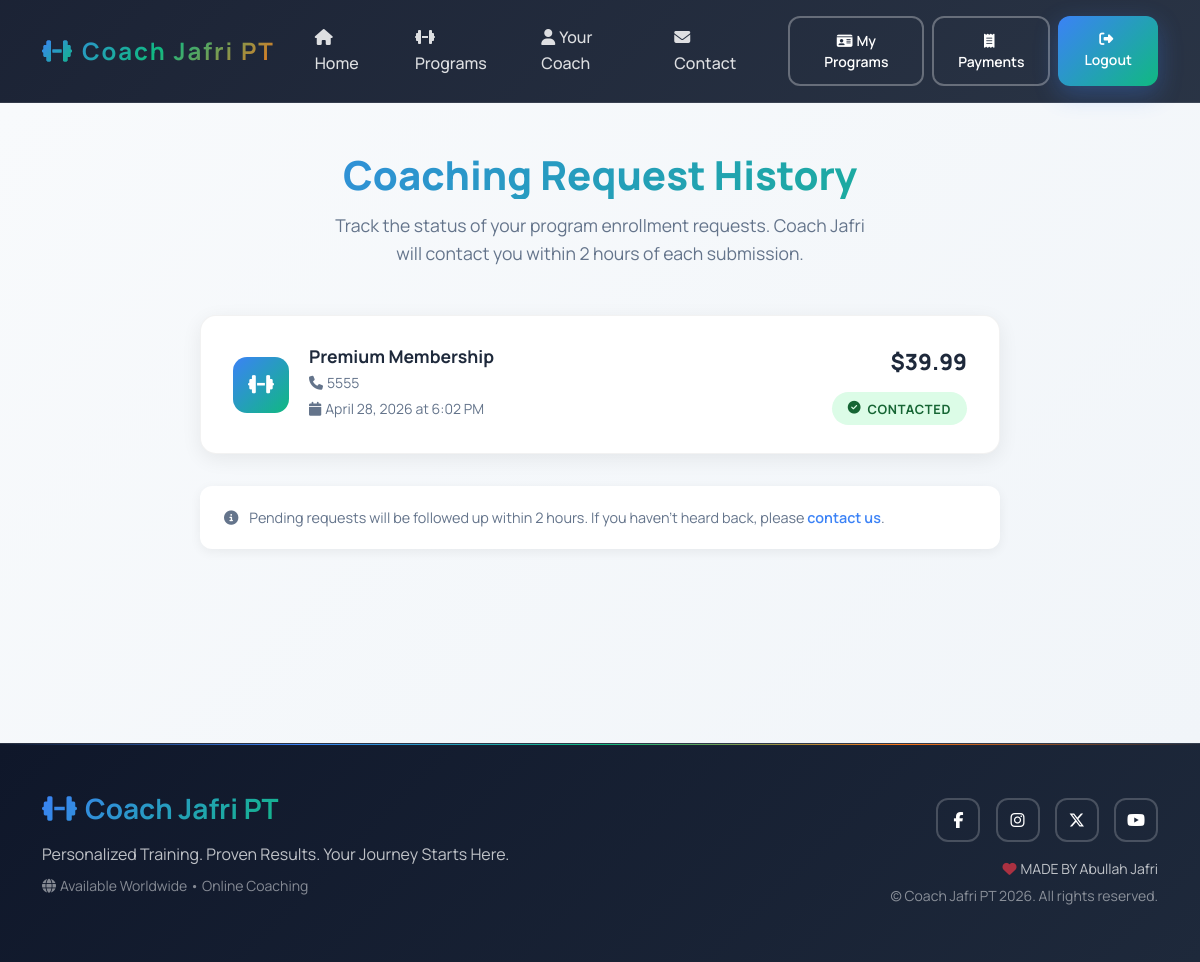
The page /payments/history/ (signed in) on the database its author committed.
### payments/models.py (models this page shows, shortened)
class PaymentRequest(models.Model):
    STATUS_CHOICES = [
        ("pending", "Pending"),
        ("contacted", "Contacted"),
    ]
    user = models.ForeignKey(
        settings.AUTH_USER_MODEL,
        on_delete=models.SET_NULL,
        null=True,
        blank=True,
        related_name="payment_requests",
    )
    plan = models.ForeignKey(MembershipPlan, on_delete=models.PROTECT)
    phone_number = models.CharField(max_length=32)
    status = models.CharField(max_length=20, choices=STATUS_CHOICES, default="pending")
    notes = models.TextField(blank=True)
    created_at = models.DateTimeField(auto_now_add=True)
    updated_at = models.DateTimeField(auto_now=True)
    class Meta:
        ordering = ["-created_at"]

### memberships/models.py (models this page shows, shortened)
class MembershipPlan(models.Model):
    BILLING_CYCLE_CHOICES = [
        ("monthly", "Monthly"),
        ("quarterly", "Quarterly"),
        ("yearly", "Yearly"),
    ]
    name = models.CharField(max_length=100)
    slug = models.SlugField(unique=True)
    description = models.TextField(blank=True)
    price = models.DecimalField(max_digits=8, decimal_places=2)
    duration_days = models.PositiveIntegerField(default=30)
    billing_cycle = models.CharField(
        max_length=20, choices=BILLING_CYCLE_CHOICES, default="monthly"
    )
    is_active = models.BooleanField(default=True)
    featured = models.BooleanField(default=False)
    class Meta:
        ordering = ["price"]

### payments/views.py (the view)
# urls.py: path("history/", views.request_history, name="history"),
@login_required
def request_history(request):
    requests = PaymentRequest.objects.filter(user=request.user).order_by("-created_at")
    return render(request, "payments/request_history.html", {"requests": requests})

### core/context_processors.py (called while the page is built)
def site_settings(_request):
    return {
        "SITE_NAME": settings.SITE_NAME,
        "SITE_TAGLINE": settings.SITE_TAGLINE,
        "STRIPE_PUBLISHABLE_KEY": settings.STRIPE_PUBLISHABLE_KEY,
    }

### templates/payments/request_history.html (shortened to what this page needs)
{% extends "base.html" %}
{% load static %}
{% block content %}
<section class="history-section">
  <div class="container">
    <div class="page-header">
      <h1>Coaching Request History</h1>
      <p class="page-sub">Track the status of your program enrollment requests. Coach Jafri will contact you within 2 hours of each submission.</p>
    </div>
    {% if requests %}
    <div class="requests-list">
      {% for req in requests %}
      <div class="request-card">
        <div class="req-left">
          <div class="req-icon">
            <i class="fas fa-dumbbell"></i>
          </div>
          <div class="req-info">
            <h3>{{ req.plan.name }}</h3>
            <p class="req-phone"><i class="fas fa-phone me-1"></i>{{ req.phone_number }}</p>
            <p class="req-date"><i class="fas fa-calendar me-1"></i>{{ req.created_at|date:"F d, Y" }} at {{ req.created_at|time:"g:i A" }}</p>
          </div>
        </div>
        <div class="req-right">
          <div class="req-price">${{ req.plan.price }}</div>
          {% if req.status == "pending" %}
          <span class="req-status pending">
            <i class="fas fa-hourglass-half"></i>Pending
          </span>
          {% else %}
          <span class="req-status contacted">
            <i class="fas fa-check-circle"></i>Contacted
          </span>
          {% endif %}
        </div>
      </div>
      {% endfor %}
    </div>
    <div class="history-footer">
      <p class="footer-note">
        <i class="fas fa-info-circle me-2"></i>
        Pending requests will be followed up within 2 hours. If you haven't heard back, please <a href="{% url 'core:contact' %}">contact us</a>.
      </p>
    </div>
    {% endif %}
  </div>
</section>
{% endblock content %}

### static/css/gymfit.css (style rules this page uses)
:root { --color-surface: #ffffff; --color-surface-muted: #f8fafc; --color-surface-dark: #0f172a; --color-text-primary: #0f172a; --color-text-secondary: #475569; --color-text-muted: #64748b; --color-text-light: #94a3b8; --color-primary: #2563eb; --color-primary-dark: #1d4ed8; --color-primary-light: #3b82f6; --color-accent: #10b981; --color-accent-dark: #059669; --color-warm: #f97316; --color-warm-dark: #ea580c; --gradient-brand: linear-gradient(135deg, #2563eb 0%, #10b981 50%, #f97316 100%); --gradient-subtle: linear-gradient(135deg, rgba(37, 99, 235, 0.1) 0%, rgba(16, 185, 129, 0.1) 50%, rgba(249, 115, 22, 0.1) 100%); }
body { font-family: "Manrope", "Poppins", "Helvetica Neue", Arial, sans-serif; color: var(--color-text-primary); background-color: #f8fafc; line-height: 1.6; }

### templates/payments/request_history.html (style rules this page uses)
.history-section { padding: 3rem 0; background: linear-gradient(135deg, #f8fafc 0%, #f1f5f9 100%); min-height: 80vh; }
.page-header { text-align: center; margin-bottom: 3rem; }
.page-header h1 { font-size: 2.5rem; font-weight: 800; color: #1e293b; margin-bottom: 0.75rem; background: linear-gradient(135deg, #3b82f6, #10b981); -webkit-background-clip: text; -webkit-text-fill-color: transparent; background-clip: text; }
.page-sub { font-size: 1.1rem; color: #64748b; max-width: 550px; margin: 0 auto; line-height: 1.6; }
.requests-list { display: flex; flex-direction: column; gap: 1.25rem; max-width: 800px; margin: 0 auto 2rem; }
.request-card { background: white; border-radius: 16px; padding: 1.75rem 2rem; display: flex; align-items: center; justify-content: space-between; gap: 1.5rem; box-shadow: 0 5px 20px rgba(0,0,0,0.07); border: 1px solid rgba(0,0,0,0.05); transition: all 0.3s ease; }
.req-left { display: flex; align-items: center; gap: 1.25rem; }
.req-icon { width: 56px; height: 56px; background: linear-gradient(135deg, #3b82f6, #10b981); border-radius: 14px; display: flex; align-items: center; justify-content: center; color: white; font-size: 1.3rem; flex-shrink: 0; }
.req-info h3 { font-size: 1.1rem; font-weight: 700; color: #1e293b; margin-bottom: 0.3rem; }
.req-phone, .req-date { font-size: 0.875rem; color: #64748b; margin: 0.2rem 0; }
.req-right { display: flex; flex-direction: column; align-items: flex-end; gap: 0.75rem; flex-shrink: 0; }
.req-price { font-size: 1.4rem; font-weight: 800; color: #1e293b; }
.req-status { display: inline-flex; align-items: center; gap: 0.4rem; padding: 0.4rem 1rem; border-radius: 50px; font-size: 0.8rem; font-weight: 700; text-transform: uppercase; letter-spacing: 0.05em; }
.req-status.contacted { background: #dcfce7; color: #166534; }
.history-footer { max-width: 800px; margin: 0 auto; }
.footer-note { background: white; border-radius: 12px; padding: 1.25rem 1.5rem; color: #64748b; font-size: 0.9rem; box-shadow: 0 3px 12px rgba(0,0,0,0.06); }
.footer-note a { color: #3b82f6; font-weight: 600; text-decoration: none; }

### rows shown on the page
PaymentRequest: plan.name "Premium Membership", phone_number "5555", created_at "April 28, 2026", created_at "6:02 PM", plan.price "39.99", status "CONTACTED"

### other values the page prints
{{ SITE_NAME }} "Coach Jafri PT"
{{ SITE_TAGLINE }} "Personalized Training. Proven Results. Your Journey Starts Here."
